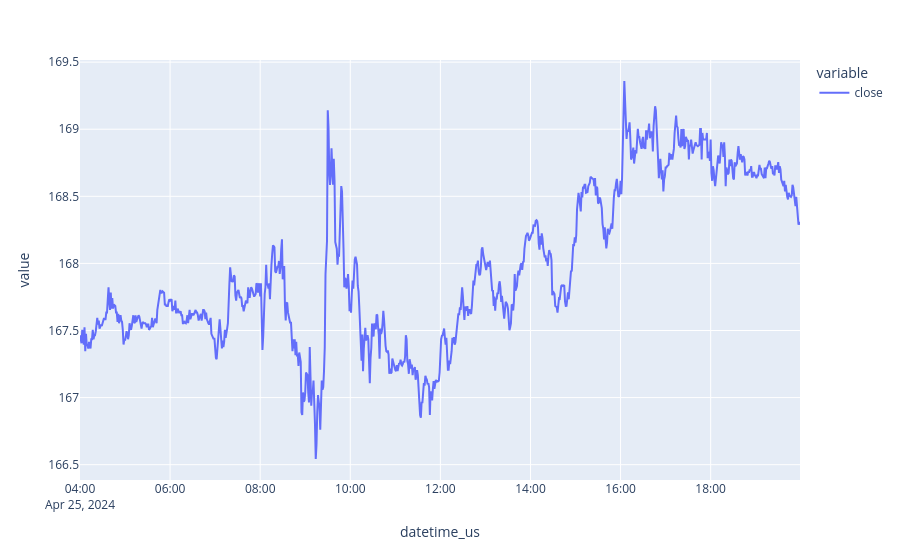
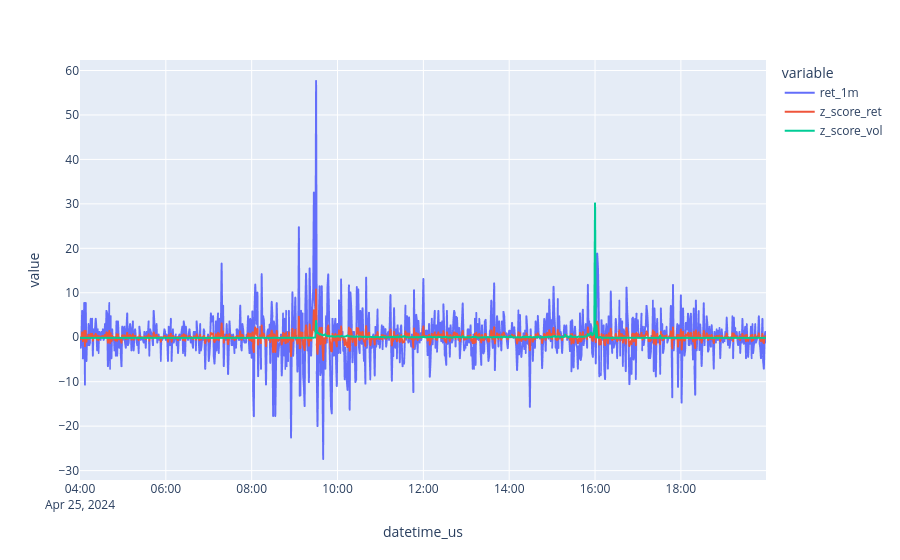

Notebook source saved alongside these figures, in order:
### Code cell
t[t['date'] == query_date].set_index('datetime_us').sort_index() ['close'] .plot()
# t[t['date'] == query_date].set_index('datetime_us').sort_index() ['volume'] .plot()
t[t['date'] == query_date].set_index('datetime_us').sort_index() [['ret_1m', 'z_score_ret', 'z_score_vol']] .plot()

### Figure 1 — Plotly figure (JSON) as saved in the notebook; plotly's stock layout.template omitted (floating-point values rounded to 4 significant figures; data arrays with more than 128 entries replaced by an {"elided": "..."} marker saying what was removed)
{"data": [{"hovertemplate": "variable=close<br>datetime_us=%{x}<br>value=%{y}<extra></extra>", "legendgroup": "close", "line": {"color": "#636efa", "dash": "solid"}, "marker": {"symbol": "circle"}, "mode": "lines", "name": "close", "orientation": "v", "showlegend": true, "type": "scatter", "x": {"elided": "960 str values"}, "xaxis": "x", "y": {"elided": "960 float values"}, "yaxis": "y"}], "layout": {"legend": {"title": {"text": "variable"}, "tracegroupgap": 0}, "margin": {"t": 60}, "xaxis": {"anchor": "y", "domain": [0, 1], "title": {"text": "datetime_us"}}, "yaxis": {"anchor": "x", "domain": [0, 1], "title": {"text": "value"}}}}

### Figure 2 — Plotly figure (JSON) as saved in the notebook; plotly's stock layout.template omitted (floating-point values rounded to 4 significant figures; data arrays with more than 128 entries replaced by an {"elided": "..."} marker saying what was removed)
{"data": [{"hovertemplate": "variable=ret_1m<br>datetime_us=%{x}<br>value=%{y}<extra></extra>", "legendgroup": "ret_1m", "line": {"color": "#636efa", "dash": "solid"}, "marker": {"symbol": "circle"}, "mode": "lines", "name": "ret_1m", "showlegend": true, "type": "scattergl", "x": {"elided": "960 str values"}, "xaxis": "x", "y": {"elided": "960 float values"}, "yaxis": "y"}, {"hovertemplate": "variable=z_score_ret<br>datetime_us=%{x}<br>value=%{y}<extra></extra>", "legendgroup": "z_score_ret", "line": {"color": "#EF553B", "dash": "solid"}, "marker": {"symbol": "circle"}, "mode": "lines", "name": "z_score_ret", "showlegend": true, "type": "scattergl", "x": {"elided": "960 str values"}, "xaxis": "x", "y": {"elided": "960 float values"}, "yaxis": "y"}, {"hovertemplate": "variable=z_score_vol<br>datetime_us=%{x}<br>value=%{y}<extra></extra>", "legendgroup": "z_score_vol", "line": {"color": "#00cc96", "dash": "solid"}, "marker": {"symbol": "circle"}, "mode": "lines", "name": "z_score_vol", "showlegend": true, "type": "scattergl", "x": {"elided": "960 str values"}, "xaxis": "x", "y": {"elided": "960 float values"}, "yaxis": "y"}], "layout": {"legend": {"title": {"text": "variable"}, "tracegroupgap": 0}, "margin": {"t": 60}, "xaxis": {"anchor": "y", "domain": [0, 1], "title": {"text": "datetime_us"}}, "yaxis": {"anchor": "x", "domain": [0, 1], "title": {"text": "value"}}}}
